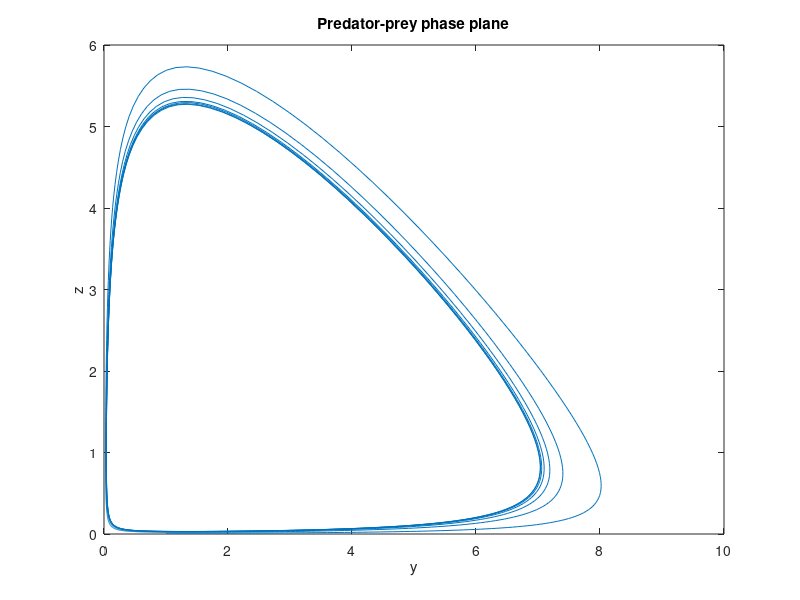

Reproduce this figure in MATLAB.
function predator   % ignore this line
%%
% We encode the predator--prey equations via an included function. (This
% entire example was written in a function, not a script, in order to make
% this definition possible.)
alpha = 0.1;  beta = 0.25;
function dudt = predprey(t,u)
    y = u(1);  z = u(2);
    s = (y*z) / (1+beta*y);  % appears in both equations
    dudt = [ y*(1-alpha*y) - s;  -z + s ];
end

%%
% Note that the function must accept both |t| and |u| inputs, even though
% there is no explicit dependence on |t|. To solve the IVP we must also
% provide the initial condition, which is a 2-vector here, and the interval
% for the independent variable.
u0 = [1; 0.01];
t = linspace(0,80,2001)';       % specify where the time outputs will be
[t,u] = ode45(@predprey,t,u0);

%%
% Each row of the output |u| is the value of the solution vector at a
% single node in time. Each column of |u| is the entire history of one
% component of the solution.
size_u = size(u)
y = u(:,1);  z = u(:,2);  
plot(t,y,t,z)
xlabel('t'), ylabel('u(t)'), title('Predator-prey solution')  % ignore this line
legend('prey','predator')  % ignore this line

%%
% When there are just two components, it's common to plot the solution in
% the _phase plane_, i.e., with $u_1$ and $u_2$ along the axes and time as
% a parameterization of the curve.
plot(y,z)
xlabel('y'), ylabel('z'), title('Predator-prey phase plane')  % ignore this line

%%
% From this plot we can deduce that the solution approaches a periodic
% one, which in the phase plane is reprepresented by a closed loop. 

end  % ignore this line
